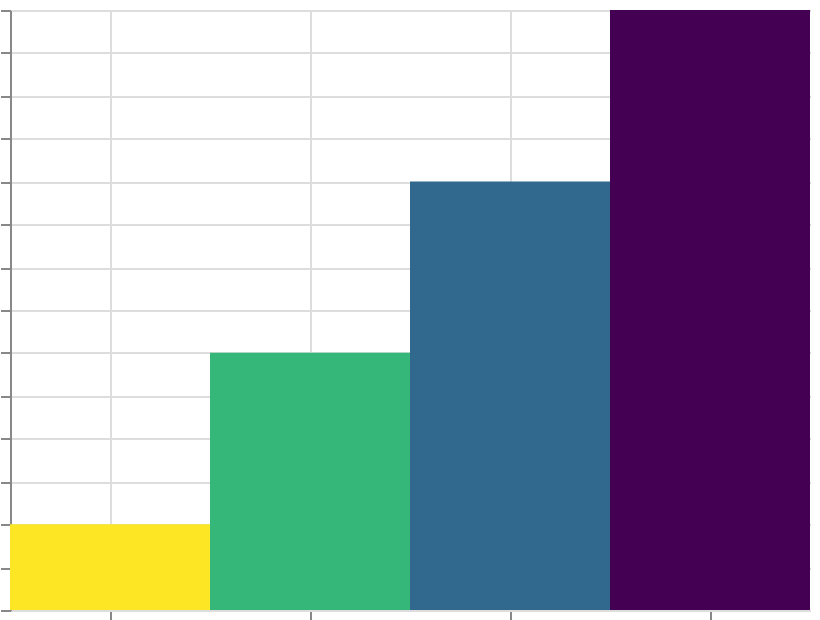

Source (Vega-Lite JSON):
### Vega specification from a JSON file in a GitHub repository (floating-point values rounded to 4 significant figures)
{"$schema": "https://vega.github.io/schema/vega/v6.json", "width": 400, "height": 300, "padding": 5, "autosize": "none", "data": [{"name": "table", "values": [{"cat": "A", "val": 10}, {"cat": "B", "val": 30}, {"cat": "C", "val": 50}, {"cat": "D", "val": 70}]}], "scales": [{"name": "x", "type": "band", "domain": {"data": "table", "field": "cat", "sort": true}, "range": "width"}, {"name": "y", "type": "linear", "domain": {"data": "table", "field": "val"}, "range": [{"signal": "height"}, 0], "zero": true, "nice": true}, {"name": "color", "type": "sequential", "domain": {"data": "table", "field": "val"}, "scheme": "viridis", "reverse": true}], "marks": [{"type": "rect", "from": {"data": "table"}, "encode": {"update": {"x": {"scale": "x", "field": "cat"}, "width": {"scale": "x", "band": 1}, "y": {"scale": "y", "field": "val"}, "y2": {"scale": "y", "value": 0}, "fill": {"scale": "color", "field": "val"}}}}], "axes": [{"scale": "x", "orient": "bottom", "grid": true, "labels": false}, {"scale": "y", "orient": "left", "grid": true, "labels": false}], "legends": [{"fill": "color", "title": "Science"}]}
